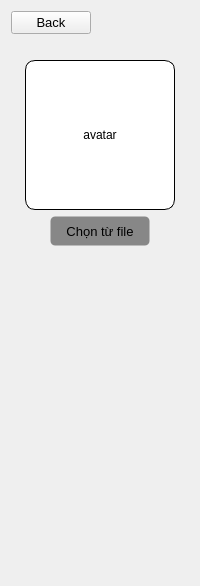
                  <widget class="QWidget" name="widget_13" native="true">
                   <property name="sizePolicy">
                    <sizepolicy hsizetype="Maximum" vsizetype="Preferred">
                     <horstretch>0</horstretch>
                     <verstretch>0</verstretch>
                    </sizepolicy>
                   </property>
                   <property name="minimumSize">
                    <size>
                     <width>200</width>
                     <height>0</height>
                    </size>
                   </property>
                   <layout class="QVBoxLayout" name="verticalLayout_15">
                    <item>
                     <widget class="QPushButton" name="btn_back_to_page_list_student">
                      <property name="sizePolicy">
                       <sizepolicy hsizetype="Fixed" vsizetype="Fixed">
                        <horstretch>0</horstretch>
                        <verstretch>0</verstretch>
                       </sizepolicy>
                      </property>
                      <property name="font">
                       <font>
                        <pointsize>10</pointsize>
                       </font>
                      </property>
                      <property name="cursor">
                       <cursorShape>PointingHandCursor</cursorShape>
                      </property>
                      <property name="text">
                       <string>Back</string>
                      </property>
                      <property name="icon">
                       <iconset resource="resources.qrc">
                        <normaloff>:/icons/images/icons/icons8-back-50.png</normaloff>:/icons/images/icons/icons8-back-50.png</iconset>
                      </property>
                     </widget>
                    </item>
                    <item>
                     <spacer name="verticalSpacer_5">
                      <property name="orientation">
                       <enum>Qt::Vertical</enum>
                      </property>
                      <property name="sizeType">
                       <enum>QSizePolicy::Fixed</enum>
                      </property>
                      <property name="sizeHint" stdset="0">
                       <size>
                        <width>20</width>
                        <height>20</height>
                       </size>
                      </property>
                     </spacer>
                    </item>
                    <item alignment="Qt::AlignHCenter">
                     <widget class="QLabel" name="avatar">
                      <property name="sizePolicy">
                       <sizepolicy hsizetype="Fixed" vsizetype="Fixed">
                        <horstretch>0</horstretch>
                        <verstretch>0</verstretch>
                       </sizepolicy>
                      </property>
                      <property name="minimumSize">
                       <size>
                        <width>150</width>
                        <height>150</height>
                       </size>
                      </property>
                      <property name="styleSheet">
                       <string notr="true">QLabel {
  border-style: solid;
  border-width: 1px;
  border-radius: 10px;
	background-color: rgb(255, 255, 255);
}</string>
                      </property>
                      <property name="text">
                       <string>avatar</string>
                      </property>
                      <property name="alignment">
                       <set>Qt::AlignCenter</set>
                      </property>
                     </widget>
                    </item>
                    <item alignment="Qt::AlignHCenter">
                     <widget class="QPushButton" name="btn_get_path_avatar">
                      <property name="sizePolicy">
                       <sizepolicy hsizetype="Fixed" vsizetype="Fixed">
                        <horstretch>0</horstretch>
                        <verstretch>0</verstretch>
                       </sizepolicy>
                      </property>
                      <property name="minimumSize">
                       <size>
                        <width>100</width>
                        <height>30</height>
                       </size>
                      </property>
                      <property name="font">
                       <font>
                        <pointsize>10</pointsize>
                       </font>
                      </property>
                      <property name="cursor">
                       <cursorShape>PointingHandCursor</cursorShape>
                      </property>
                      <property name="styleSheet">
                       <string notr="true">QPushButton{
  background-color: #878787;
  border-style: solid;
  border-width: 1px;
border-radius: 5px;
}</string>
                      </property>
                      <property name="text">
                       <string>Chọn từ file</string>
                      </property>
                     </widget>
                    </item>
                    <item>
                     <spacer name="verticalSpacer_2">
                      <property name="orientation">
                       <enum>Qt::Vertical</enum>
                      </property>
                      <property name="sizeHint" stdset="0">
                       <size>
                        <width>20</width>
                        <height>329</height>
                       </size>
                      </property>
                     </spacer>
                    </item>
                   </layout>
                  </widget>
